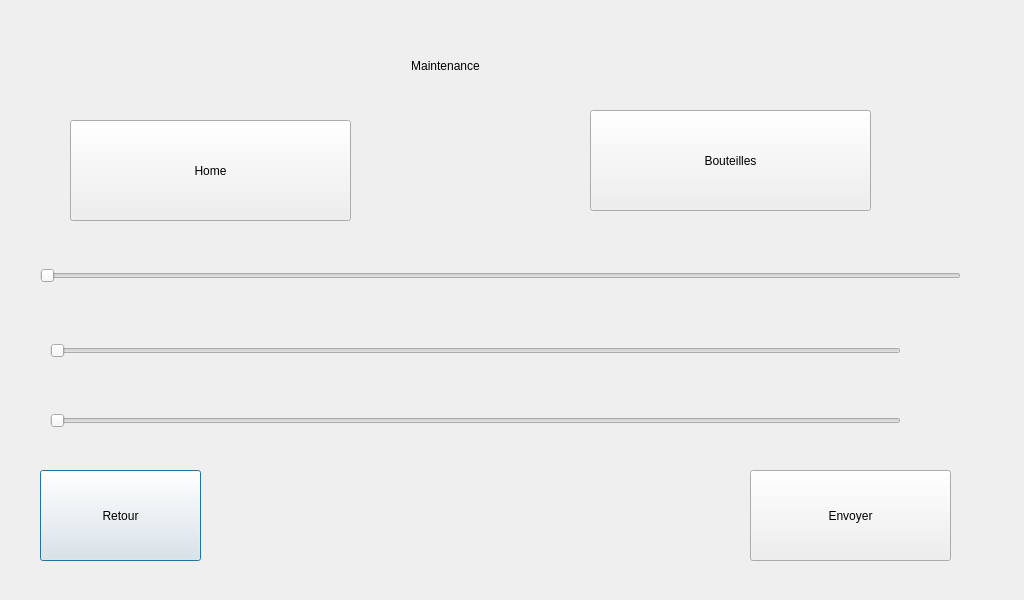
<?xml version="1.0" encoding="UTF-8"?>
<ui version="4.0">
 <class>Dialog</class>
 <widget class="QDialog" name="Dialog">
  <property name="geometry">
   <rect>
    <x>0</x>
    <y>0</y>
    <width>1024</width>
    <height>600</height>
   </rect>
  </property>
  <property name="windowTitle">
   <string>Dialog</string>
  </property>
  <widget class="QPushButton" name="pushButton_return">
   <property name="geometry">
    <rect>
     <x>40</x>
     <y>470</y>
     <width>161</width>
     <height>91</height>
    </rect>
   </property>
   <property name="text">
    <string>Retour</string>
   </property>
  </widget>
  <widget class="QSlider" name="Slider_x">
   <property name="geometry">
    <rect>
     <x>40</x>
     <y>250</y>
     <width>921</width>
     <height>51</height>
    </rect>
   </property>
   <property name="orientation">
    <enum>Qt::Horizontal</enum>
   </property>
   <property name="invertedAppearance">
    <bool>false</bool>
   </property>
   <property name="invertedControls">
    <bool>false</bool>
   </property>
  </widget>
  <widget class="QSlider" name="Slider_y">
   <property name="geometry">
    <rect>
     <x>50</x>
     <y>330</y>
     <width>851</width>
     <height>41</height>
    </rect>
   </property>
   <property name="orientation">
    <enum>Qt::Horizontal</enum>
   </property>
  </widget>
  <widget class="QSlider" name="Slider_z">
   <property name="geometry">
    <rect>
     <x>50</x>
     <y>400</y>
     <width>851</width>
     <height>41</height>
    </rect>
   </property>
   <property name="orientation">
    <enum>Qt::Horizontal</enum>
   </property>
  </widget>
  <widget class="QLabel" name="label_Title">
   <property name="geometry">
    <rect>
     <x>140</x>
     <y>30</y>
     <width>611</width>
     <height>71</height>
    </rect>
   </property>
   <property name="text">
    <string>Maintenance</string>
   </property>
   <property name="alignment">
    <set>Qt::AlignCenter</set>
   </property>
  </widget>
  <widget class="QPushButton" name="pushButton_home">
   <property name="geometry">
    <rect>
     <x>70</x>
     <y>120</y>
     <width>281</width>
     <height>101</height>
    </rect>
   </property>
   <property name="text">
    <string>Home</string>
   </property>
  </widget>
  <widget class="QPushButton" name="pushButton_bottle">
   <property name="geometry">
    <rect>
     <x>590</x>
     <y>110</y>
     <width>281</width>
     <height>101</height>
    </rect>
   </property>
   <property name="text">
    <string>Bouteilles</string>
   </property>
  </widget>
  <widget class="QLabel" name="label_bottom_screen">
   <property name="geometry">
    <rect>
     <x>380</x>
     <y>480</y>
     <width>501</width>
     <height>91</height>
    </rect>
   </property>
   <property name="text">
    <string/>
   </property>
  </widget>
  <widget class="QPushButton" name="pushButton_send">
   <property name="geometry">
    <rect>
     <x>750</x>
     <y>470</y>
     <width>201</width>
     <height>91</height>
    </rect>
   </property>
   <property name="text">
    <string>Envoyer</string>
   </property>
  </widget>
  <zorder>label_bottom_screen</zorder>
  <zorder>pushButton_return</zorder>
  <zorder>Slider_x</zorder>
  <zorder>Slider_y</zorder>
  <zorder>Slider_z</zorder>
  <zorder>label_Title</zorder>
  <zorder>pushButton_home</zorder>
  <zorder>pushButton_bottle</zorder>
  <zorder>pushButton_send</zorder>
 </widget>
 <resources/>
 <connections/>
</ui>
